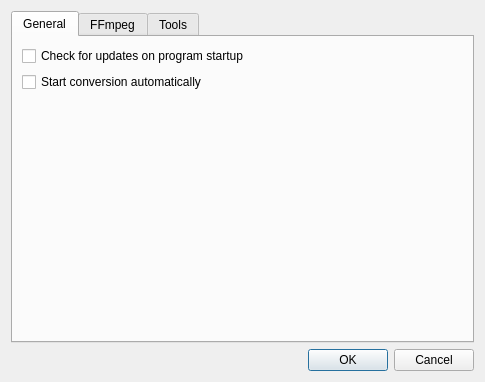
<?xml version="1.0" encoding="UTF-8"?>
<ui version="4.0">
 <class>OptionsDialog</class>
 <widget class="QDialog" name="OptionsDialog">
  <property name="geometry">
   <rect>
    <x>0</x>
    <y>0</y>
    <width>485</width>
    <height>382</height>
   </rect>
  </property>
  <property name="windowTitle">
   <string>Options</string>
  </property>
  <layout class="QVBoxLayout" name="verticalLayout">
   <item>
    <widget class="QTabWidget" name="tabWidget">
     <property name="currentIndex">
      <number>0</number>
     </property>
     <widget class="QWidget" name="tab">
      <attribute name="title">
       <string>General</string>
      </attribute>
      <layout class="QVBoxLayout" name="verticalLayout_4">
       <item>
        <widget class="QCheckBox" name="chkCheckUpdates">
         <property name="text">
          <string>Check for updates on program startup</string>
         </property>
        </widget>
       </item>
       <item>
        <widget class="QCheckBox" name="chkAutoStartConversion">
         <property name="toolTip">
          <string>Automatically start conversion after adding files to the list.</string>
         </property>
         <property name="text">
          <string>Start conversion automatically</string>
         </property>
        </widget>
       </item>
       <item>
        <spacer name="verticalSpacer">
         <property name="orientation">
          <enum>Qt::Vertical</enum>
         </property>
         <property name="sizeHint" stdset="0">
          <size>
           <width>20</width>
           <height>40</height>
          </size>
         </property>
        </spacer>
       </item>
      </layout>
     </widget>
     <widget class="QWidget" name="tabFFmpeg">
      <attribute name="title">
       <string>FFmpeg</string>
      </attribute>
      <layout class="QFormLayout" name="formLayout">
       <property name="fieldGrowthPolicy">
        <enum>QFormLayout::ExpandingFieldsGrow</enum>
       </property>
       <item row="0" column="0">
        <layout class="QHBoxLayout" name="horizontalLayout">
         <item>
          <widget class="QLabel" name="lblThreads">
           <property name="text">
            <string>Number of threads to use in conversion</string>
           </property>
          </widget>
         </item>
         <item>
          <widget class="QSpinBox" name="spinThreads"/>
         </item>
        </layout>
       </item>
       <item row="2" column="0">
        <layout class="QHBoxLayout" name="horizontalLayout_2">
         <item>
          <widget class="QCheckBox" name="chkHideFormats">
           <property name="toolTip">
            <string>&lt;html&gt;&lt;head/&gt;&lt;body&gt;&lt;p&gt;Hide output formats that are not available in the current ffmpeg installation. It is recommended to turn this option on unless you are sure that QWinFF has failed to detect available formats. (requires restarting QWinFF to take effect)&lt;/p&gt;&lt;/body&gt;&lt;/html&gt;</string>
           </property>
           <property name="text">
            <string>Hide unavailable formats (requires restarting)</string>
           </property>
          </widget>
         </item>
        </layout>
       </item>
       <item row="1" column="0">
        <layout class="QHBoxLayout" name="horizontalLayout_3">
         <property name="topMargin">
          <number>0</number>
         </property>
         <property name="rightMargin">
          <number>0</number>
         </property>
         <item>
          <widget class="QLabel" name="label_2">
           <property name="text">
            <string>Number of concurrent tasks</string>
           </property>
          </widget>
         </item>
         <item>
          <widget class="QSpinBox" name="spinTasks"/>
         </item>
        </layout>
       </item>
      </layout>
     </widget>
     <widget class="QWidget" name="tabTools">
      <attribute name="title">
       <string>Tools</string>
      </attribute>
      <layout class="QVBoxLayout" name="verticalLayout_3">
       <item>
        <layout class="QVBoxLayout" name="verticalLayout_2">
         <item>
          <widget class="QLabel" name="label">
           <property name="text">
            <string>You have to restart QWinFF for the changes to take effect.</string>
           </property>
           <property name="wordWrap">
            <bool>true</bool>
           </property>
          </widget>
         </item>
         <item>
          <widget class="QTableWidget" name="toolTable">
           <property name="showDropIndicator" stdset="0">
            <bool>false</bool>
           </property>
           <property name="dragDropOverwriteMode">
            <bool>false</bool>
           </property>
           <property name="columnCount">
            <number>2</number>
           </property>
           <column>
            <property name="text">
             <string>Name</string>
            </property>
           </column>
           <column>
            <property name="text">
             <string>Command</string>
            </property>
           </column>
          </widget>
         </item>
        </layout>
       </item>
      </layout>
     </widget>
    </widget>
   </item>
   <item>
    <widget class="QDialogButtonBox" name="buttonBox">
     <property name="orientation">
      <enum>Qt::Horizontal</enum>
     </property>
     <property name="standardButtons">
      <set>QDialogButtonBox::Cancel|QDialogButtonBox::Ok</set>
     </property>
    </widget>
   </item>
  </layout>
 </widget>
 <resources/>
 <connections>
  <connection>
   <sender>buttonBox</sender>
   <signal>accepted()</signal>
   <receiver>OptionsDialog</receiver>
   <slot>accept()</slot>
   <hints>
    <hint type="sourcelabel">
     <x>252</x>
     <y>377</y>
    </hint>
    <hint type="destinationlabel">
     <x>157</x>
     <y>274</y>
    </hint>
   </hints>
  </connection>
  <connection>
   <sender>buttonBox</sender>
   <signal>rejected()</signal>
   <receiver>OptionsDialog</receiver>
   <slot>reject()</slot>
   <hints>
    <hint type="sourcelabel">
     <x>320</x>
     <y>377</y>
    </hint>
    <hint type="destinationlabel">
     <x>286</x>
     <y>274</y>
    </hint>
   </hints>
  </connection>
 </connections>
</ui>
